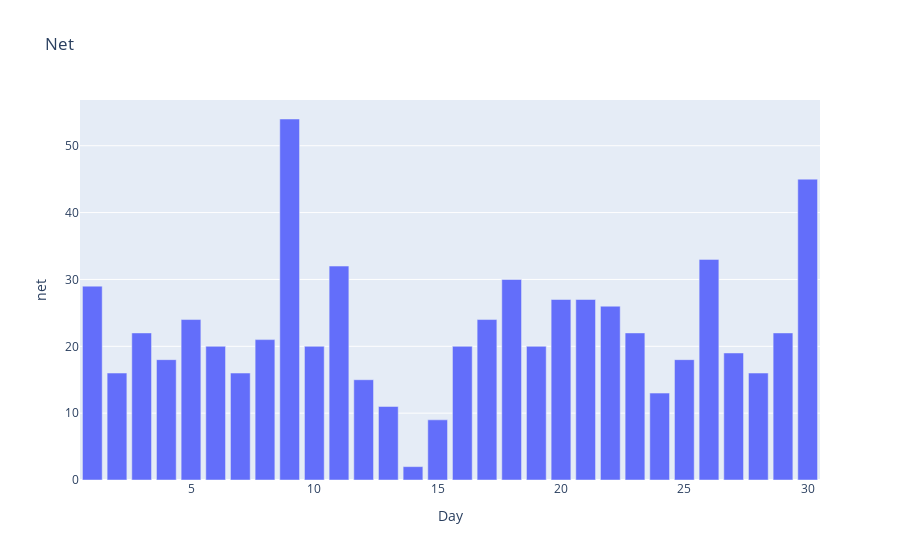

Source (notebook cell):
### Code cell
max_avg_condn = c.avghl == c.avghl.max()
day_with_max_avghl = df_p.filter(max_avg_condn).select(c.Day)
max_avghl = df_p.filter(max_avg_condn).select(c.avghl)
day_with_max_avghl
len(df_p)

import plotly.express as px

def min_net(filename, mxi, mni,loader=None):
    df = loader(filename) if loader else pl.read_csv(filename)   # <-- use loader if given
    df = df.with_columns((mxi - mni).alias("net"))
    first_col = df.columns[0]


    data_dict = df.to_dict(as_series=False )

    #graph net values
    fig = px.bar(data_dict,x=first_col,y='net',title='Net')
    fig.show()
    min_net_condn = c.net == c.net.min()
    result = df.filter(min_net_condn)
    result_count = result.height
    for i in range(result_count):
         print(result.row(i)[df.columns.index(first_col)])


MxT = pl.col("MxT")
MnT = pl.col("MnT")
min_net("weather.csv", MxT, MnT, loader=load_csv_polars_quick)

### Figure 1 — Plotly figure (JSON) as saved in the notebook; plotly's stock layout.template omitted (floating-point values rounded to 4 significant figures)
{"data": [{"hovertemplate": "Day=%{x}<br>net=%{y}<extra></extra>", "legendgroup": "", "marker": {"color": "#636efa", "pattern": {"shape": ""}}, "name": "", "orientation": "v", "showlegend": false, "textposition": "auto", "type": "bar", "x": [1, 2, 3, 4, 5, 6, 7, 8, 9, 10, 11, 12, 13, 14, 15, 16, 17, 18, 19, 20, 21, 22, 23, 24, 25, 26, 27, 28, 29, 30], "xaxis": "x", "y": [29, 16, 22, 18, 24, 20, 16, 21, 54, 20, 32, 15, 11, 2, 9, 20, 24, 30, 20, 27, 27, 26, 22, 13, 18, 33, 19, 16, 22, 45], "yaxis": "y"}], "layout": {"barmode": "relative", "legend": {"tracegroupgap": 0}, "title": {"text": "Net"}, "xaxis": {"anchor": "y", "domain": [0, 1], "title": {"text": "Day"}}, "yaxis": {"anchor": "x", "domain": [0, 1], "title": {"text": "net"}}}}
